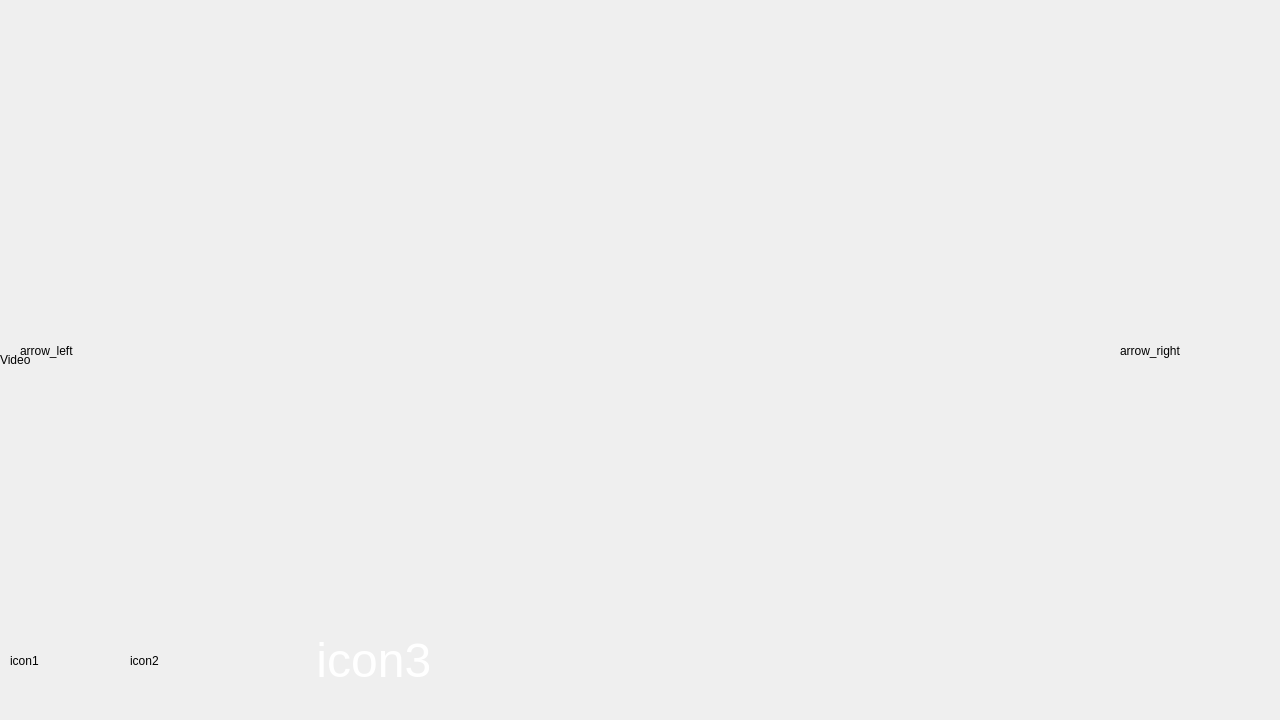
<?xml version="1.0" encoding="UTF-8"?>
<ui version="4.0">
    <class>MainWindow</class>
    <widget class="QMainWindow" name="MainWindow">
        <property name="geometry">
            <rect>
                <x>0</x>
                <y>0</y>
                <width>1280</width>
                <height>720</height>
            </rect>
        </property>
        <property name="windowTitle">
            <string>MainWindow</string>
        </property>
        <property name="autoFillBackground">
            <bool>true</bool>
        </property>
        <widget class="QWidget" name="centralWidget">
            <widget class="QLabel" name="label">
                <property name="enabled">
                    <bool>true</bool>
                </property>
                <property name="geometry">
                    <rect>
                        <x>0</x>
                        <y>0</y>
                        <width>1280</width>
                        <height>720</height>
                    </rect>
                </property>
                <property name="text">
                    <string>Video</string>
                </property>
                <property name="scaledContents">
                    <bool>true</bool>
                </property>
            </widget>
            <widget class="QLabel" name="label_3">
                <property name="geometry">
                    <rect>
                        <x>130</x>
                        <y>610</y>
                        <width>151</width>
                        <height>101</height>
                    </rect>
                </property>
                <property name="styleSheet">
                    <string notr="true"/>
                </property>
                <property name="text">
                    <string>icon2</string>
                </property>
                <property name="scaledContents">
                    <bool>true</bool>
                </property>
            </widget>
            <widget class="QLabel" name="label_4">
                <property name="geometry">
                    <rect>
                        <x>300</x>
                        <y>610</y>
                        <width>151</width>
                        <height>101</height>
                    </rect>
                </property>
                <property name="styleSheet">
                    <string notr="true"/>
                </property>
                <property name="text">
                    <string>&lt;html&gt;&lt;head/&gt;&lt;body&gt;&lt;p align=&quot;center&quot;&gt;&lt;span style=&quot;
                        font-size:36pt; color:#ffffff;&quot;&gt;icon3&lt;/span&gt;&lt;/p&gt;&lt;/body&gt;&lt;/html&gt;
                    </string>
                </property>
                <property name="scaledContents">
                    <bool>true</bool>
                </property>
                <property name="wordWrap">
                    <bool>false</bool>
                </property>
            </widget>
            <widget class="QLabel" name="label_2">
                <property name="geometry">
                    <rect>
                        <x>10</x>
                        <y>610</y>
                        <width>101</width>
                        <height>101</height>
                    </rect>
                </property>
                <property name="autoFillBackground">
                    <bool>false</bool>
                </property>
                <property name="styleSheet">
                    <string notr="true"/>
                </property>
                <property name="text">
                    <string>icon1</string>
                </property>
                <property name="scaledContents">
                    <bool>true</bool>
                </property>
            </widget>
            <widget class="QLabel" name="label_5">
                <property name="geometry">
                    <rect>
                        <x>300</x>
                        <y>610</y>
                        <width>151</width>
                        <height>101</height>
                    </rect>
                </property>
                <property name="styleSheet">
                    <string notr="true"/>
                </property>
                <property name="text">
                    <string/>
                </property>
                <property name="scaledContents">
                    <bool>true</bool>
                </property>
            </widget>
            <widget class="QLabel" name="label_6">
                <property name="geometry">
                    <rect>
                        <x>1120</x>
                        <y>310</y>
                        <width>131</width>
                        <height>81</height>
                    </rect>
                </property>
                <property name="text">
                    <string>arrow_right</string>
                </property>
            </widget>
            <widget class="QLabel" name="label_7">
                <property name="geometry">
                    <rect>
                        <x>20</x>
                        <y>310</y>
                        <width>111</width>
                        <height>81</height>
                    </rect>
                </property>
                <property name="text">
                    <string>arrow_left</string>
                </property>
            </widget>
        </widget>
    </widget>
    <layoutdefault spacing="6" margin="11"/>
    <resources/>
    <connections/>
</ui>
